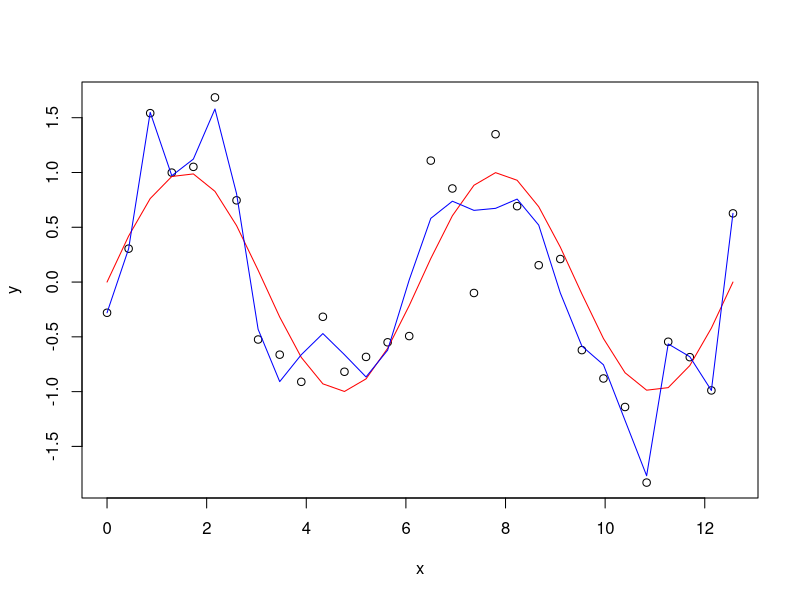

This figure's R source:

set.seed(123)

n <- 30
sigma <- 0.5

x <- seq(from = 0, to = 4*pi, length = n)   # x
y <- sin(x) + rnorm(n, sd = sigma)          # y = f(x) + eps

plot(y ~ x)                                         # y ~ x
lines(sin(x) ~ x, col = "red")                      # f(x) ~ x  

deg <- 20    # try: 5, 4, 8, 20   (complexity of the model)
dpoly_xy <- data.frame(poly(x,deg), y)      # expand x poly
md <- lm(y ~ ., dpoly_xy)                   # f^ 

lines(predict(md, dpoly_xy) ~ x, col = "#0000ff")      # f^(x) ~ x
#lines(predict(md, dpoly_xy) ~ x, col = "#5555ff")      # f^(x) ~ x
#lines(predict(md, dpoly_xy) ~ x, col = "magenta")      # f^(x) ~ x
#lines(predict(md, dpoly_xy) ~ x, col = "#aaaaff")      # f^(x) ~ x
